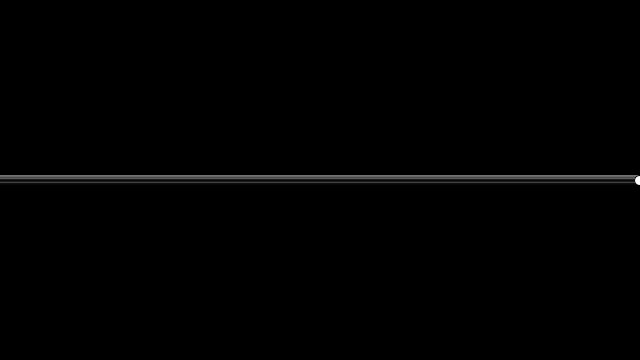
Frame 1 (no input)
Frame 60 (the mouse pressed at the canvas centre just before this capture): identical to frame 1, image omitted
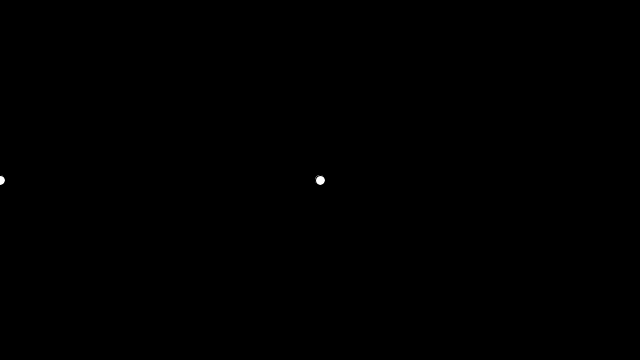
Frame 120 (the mouse held since frame 60 and released just before this capture)

The Processing sketch that drew these frames (run headless with seeded random() and noise(); from frame 60 on, the mouse is pressed at the canvas centre):

// Processing sketch: spacingBall
// ── spacingBall.pde
float circleX;
float spacing;

void setup(){
  size(640,360);
  background(0);
}

void draw(){
  fill(0);
  rect(0,0,width,height);
  fill(255);
  
  circleX = 0;
  spacing = 0;

  spacing =mouseX<1?1:spacing + mouseX;
  
  while(circleX<width){
    ellipse(circleX,height/2,10,10);
    circleX+=spacing;
  }
  
}
